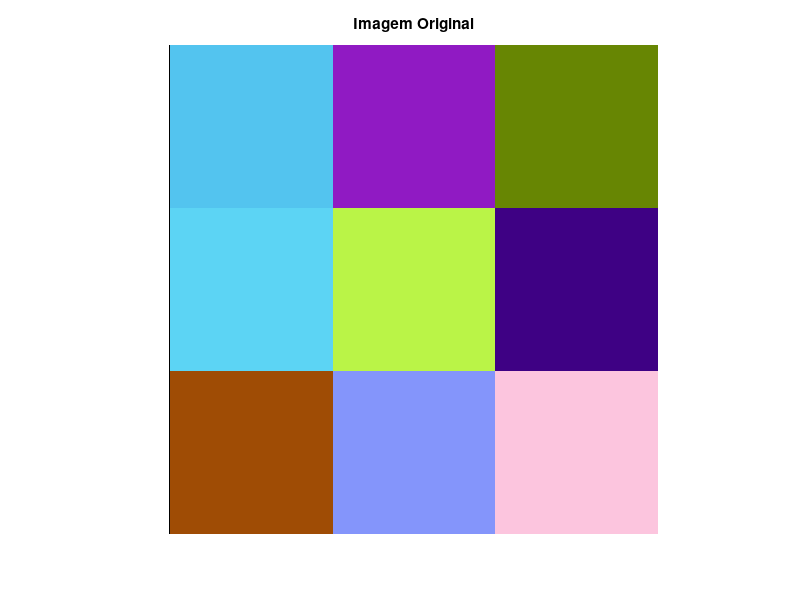
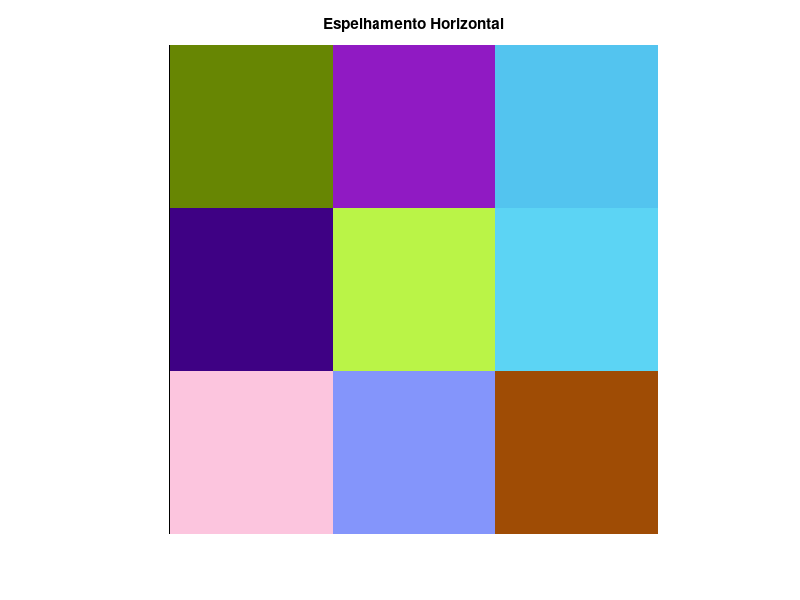
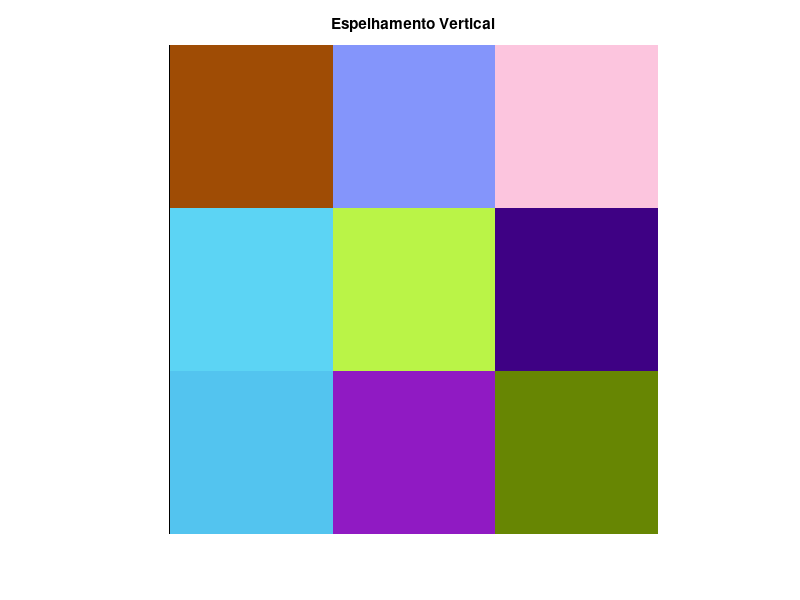
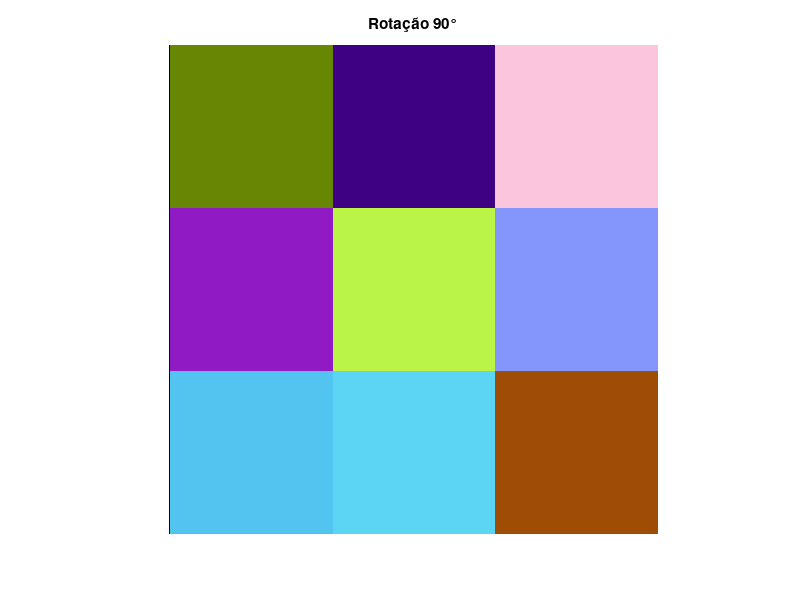

The MATLAB script that drew these images, in order: (Note: this script raises an error after producing the figures.)

clc, clear
a = uint8(randi([0, 255], 3, 3, 3));
figure(1), imshow(a), title('Imagem Original');

a_flip_x = flip(a, 2);
figure(2), imshow(a_flip_x), title('Espelhamento Horizontal');

a_flip_y = flip(a, 1);
figure(3), imshow(a_flip_y), title('Espelhamento Vertical');

a_rot90 = imrotate(a, 90);
figure(4), imshow(a_rot90), title('Rotação 90°');

a_rot180 = imrotate(a, 180);
figure(5), imshow(a_rot180), title('Rotação 180°');

a_rot270 = imrotate(a, 270);
figure(6), imshow(a_rot270), title('Rotação 270°');


% Cisalhamento Horizontal
shx = 0.5; 
tform_x = affine2d([1 shx 0; 0 1 0; 0 0 1]);
a_shear_x = imwarp(a, tform_x);
figure(7), imshow(a_shear_x), title('Cisalhamento Horizontal');

% Cisalhamento Vertical
shy = 0.5;
tform_y = affine2d([1 0 0; shy 1 0; 0 0 1]);
a_shear_y = imwarp(a, tform_y);
figure(8), imshow(a_shear_y), title('Cisalhamento Vertical');
